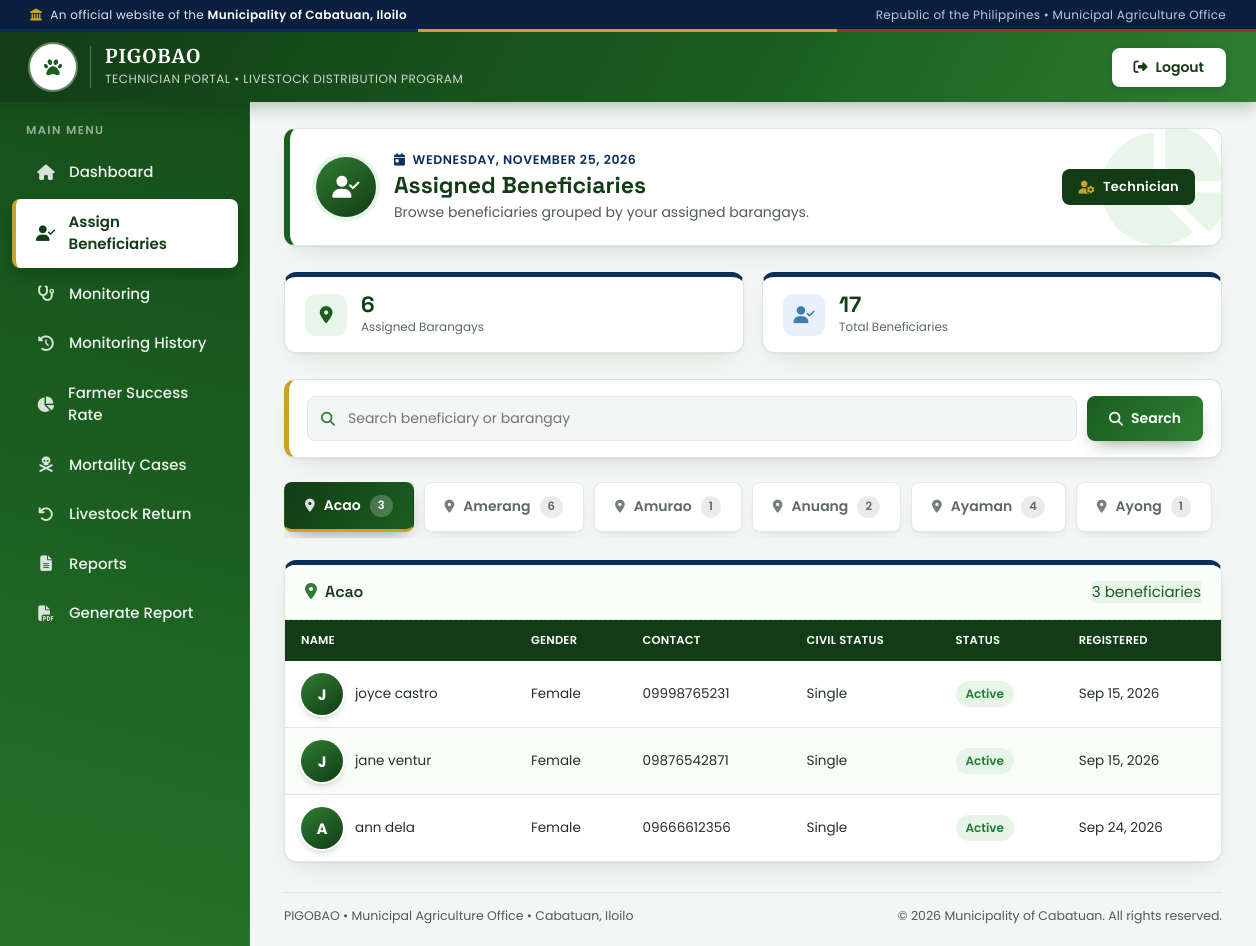
The app's page /assign_beneficiaries.php (signed in) with its own data.
### tables this page shows
CREATE TABLE `barangays` (
  `barangay_id` int(10) UNSIGNED NOT NULL,
  `barangay_name` varchar(100) NOT NULL
);

CREATE TABLE `beneficiaries` (
  `beneficiary_id` int(10) UNSIGNED NOT NULL,
  `firstname` varchar(50) NOT NULL,
  `middlename` varchar(50) DEFAULT NULL,
  `lastname` varchar(50) NOT NULL,
  `extension_name` varchar(10) DEFAULT NULL,
  `gender` enum('Male','Female') NOT NULL,
  `barangay_id` int(10) UNSIGNED NOT NULL,
  `contact` varchar(50) DEFAULT NULL,
  `civil_status` enum('Single','Married','Widowed','Separated') DEFAULT NULL,
  `birthdate` date DEFAULT NULL,
  `photo` varchar(255) DEFAULT NULL,
  `registered_at` timestamp NOT NULL DEFAULT current_timestamp(),
  `status` enum('active','inactive') NOT NULL DEFAULT 'active'
);

### assign_beneficiaries.php (the view, shortened to what this page needs)
<?php
require '../db.php';
if (!function_exists('pg_farmer_photo_col')) {
    function pg_farmer_photo_col(mysqli $conn): ?string {
        static $col = false;
        if ($col !== false) return $col;
        $col = null; $cols = [];
        if ($res = $conn->query("SHOW COLUMNS FROM beneficiaries")) {
            while ($r = $res->fetch_assoc()) $cols[strtolower($r['Field'])] = $r['Field'];
        }
        $candidates = ['photo','picture','profile_picture','profile_pic','profile_photo','profile_image',
                       'image','img','avatar','farmer_photo','farmer_image','farmer_picture','pic',
                       'photo_path','image_path','picture_path'];
        foreach ($candidates as $c) {
            if (isset($cols[$c])) { $col = $cols[$c]; break; }
        }
        return $col;
    }
}
if (!function_exists('pg_farmer_photo_url')) {
    function pg_farmer_photo_url($file): ?string {
        $file = trim((string)$file);
        $base  = basename($file);
        $tries = [];
        foreach (['../uploads/','../uploads/beneficiaries/','../uploads/farmers/','../uploads/profiles/','../uploads/profile/','uploads/'] as $d) {
            $tries[] = $d . $base;
        }
        return '../uploads/' . $base;
    }
}
if (!function_exists('pg_farmer_avatar')) {
    function pg_farmer_avatar($photo, string $name, string $extraClass = ''): string {
        $initial = mb_strtoupper(mb_substr(trim($name), 0, 1)) ?: '?';
        $url  = pg_farmer_photo_url($photo);
        $html = '<span class="farmer-avatar ' . htmlspecialchars($extraClass) . '">';
        $html .= '<span class="fa-init">' . htmlspecialchars($initial) . '</span>';
        if ($url) {
            $html .= '<img src="' . htmlspecialchars($url) . '" alt="' . htmlspecialchars($name) . '" loading="lazy" onerror="this.remove()">';
        }
        return $html . '</span>';
    }
}
$farmerPhotoCol = pg_farmer_photo_col($conn);
$tech_id = $_SESSION['technician_id'];
$search = "";
$sql = "
    SELECT br.barangay_id, br.barangay_name
    FROM technician_barangay tb
    JOIN barangays br ON tb.barangay_id=br.barangay_id
    WHERE tb.technician_id=?
";
$stmt = $conn->prepare($sql);
$stmt->bind_param("i",$tech_id);
$stmt->execute();
$barangays = $stmt->get_result();
$barangayList = [];
while($row = $barangays->fetch_assoc()){
    $barangayList[] = $row;
}
$like = "%".$search."%";
$barangayCounts = [];
$totalBeneficiaries = 0;
foreach($barangayList as $br){
    $cntStmt = $conn->prepare("
        SELECT COUNT(*) AS cnt
        FROM beneficiaries
        WHERE barangay_id=?
        AND (firstname LIKE ? OR lastname LIKE ? OR ?='')
    ");
    $cntStmt->bind_param("isss", $br['barangay_id'], $like, $like, $search);
    $cntStmt->execute();
    $cnt = (int)($cntStmt->get_result()->fetch_assoc()['cnt'] ?? 0);
    $barangayCounts[$br['barangay_id']] = $cnt;
    $totalBeneficiaries += $cnt;
}
$totalBarangays = count($barangayList);
?>
<!DOCTYPE html>
<html lang="en">
<head>
<link href="https://cdnjs.cloudflare.com/ajax/libs/font-awesome/6.4.0/css/all.min.css" rel="stylesheet">
<link href="https://cdn.jsdelivr.net/npm/bootstrap@5.3.0/dist/css/bootstrap.min.css" rel="stylesheet">
</head>
<body>
<div class="gov-strip">
    <div class="left">
        <i class="fas fa-landmark"></i>
        <span>An official website of the <strong>Municipality of Cabatuan, Iloilo</strong></span>
    </div>
    <div class="right">Republic of the Philippines &bull; Municipal Agriculture Office</div>
</div>
<header>
    <div class="brand">
        <div class="seal">
        </div>
        <div class="titles">
            <h1>PIGOBAO</h1>
            <small>Technician Portal &bull; Livestock Distribution Program</small>
        </div>
    </div>
    <a href="../tech_logout.php" class="logout"><i class="fas fa-right-from-bracket"></i> Logout</a>
</header>
<div class="sidebar">
    <div class="menu-title">Main Menu</div>
    <a href="../technician_dashboard.php"><i class="fas fa-home"></i> Dashboard</a>
    <a href="assign_beneficiaries.php" class="active"><i class="fas fa-user-check"></i> Assign Beneficiaries</a>
    <a href="monitoring.php"><i class="fas fa-stethoscope"></i> Monitoring</a>
    <a href="monitoring_history.php"><i class="fas fa-history"></i> Monitoring History</a>
    <a href="farmer_success_rate.php"><i class="fas fa-chart-pie"></i> Farmer Success Rate</a>
    <a href="mortality_cases.php"><i class="fas fa-skull-crossbones"></i> Mortality Cases</a>
    <a href="livestock_return.php"><i class="fas fa-undo"></i> Livestock Return</a>
    <a href="tech_reports.php"><i class="fas fa-file-alt"></i> Reports</a>
    <a href="generate_report.php" ><i class="fas fa-file-pdf"></i> Generate Report</a>
</div>
<div class="main-content">
    <div class="page-card">
        <div class="page-icon"><i class="fas fa-user-check"></i></div>
        <div class="page-info">
            <div class="page-date"><i class="fas fa-calendar-day"></i> <?= date('l, F j, Y') ?></div>
            <h2>Assigned Beneficiaries</h2>
            <p>Browse beneficiaries grouped by your assigned barangays.</p>
        </div>
        <span class="role-pill"><i class="fas fa-user-gear"></i> Technician</span>
    </div>
    <div class="stat-row">
        <div class="stat-card">
            <div class="icon"><i class="fas fa-map-marker-alt"></i></div>
            <div>
                <div class="num"><?= $totalBarangays ?></div>
                <div class="label">Assigned Barangays</div>
            </div>
        </div>
        <div class="stat-card beneficiaries">
            <div class="icon"><i class="fas fa-user-check"></i></div>
            <div>
                <div class="num"><?= $totalBeneficiaries ?></div>
                <div class="label">Total Beneficiaries<?= $search !== '' ? ' (filtered)' : '' ?></div>
            </div>
        </div>
    </div>
    <div class="search-card">
        <form method="GET">
            <div class="input-wrap">
                <i class="fas fa-search"></i>
                <input type="text" name="search" placeholder="Search beneficiary or barangay" value="<?= htmlspecialchars($search) ?>">
            </div>
            <button type="submit"><i class="fas fa-search"></i> Search</button>
        </form>
    </div>
    <?php if(count($barangayList) === 0): ?>
        <div class="barangay-panel active">
            <div class="panel-head"><h3>No barangays assigned</h3></div>
            <table class="beneficiary-table"><tbody><tr><td class="empty-row">You currently have no assigned barangays.</td></tr></tbody></table>
        </div>
    <?php else: ?>
    <div class="barangay-tabs">
        <?php foreach($barangayList as $i => $br): ?>
            <button type="button" class="barangay-tab <?= $i === 0 ? 'active' : '' ?>" data-target="panel-<?= $br['barangay_id'] ?>" onclick="showBarangay('<?= $br['barangay_id'] ?>', this)">
                <i class="fas fa-map-marker-alt"></i> <?= htmlspecialchars($br['barangay_name']) ?>
                <span class="count-badge"><?= $barangayCounts[$br['barangay_id']] ?? 0 ?></span>
            </button>
        <?php endforeach; ?>
    </div>
    <?php foreach($barangayList as $i => $br): ?>
        <div class="barangay-panel <?= $i === 0 ? 'active' : '' ?>" id="panel-<?= $br['barangay_id'] ?>">
            <div class="panel-head">
                <h3><i class="fas fa-map-marker-alt" style="color:var(--pg-forest-600);margin-right:8px;"></i><?= htmlspecialchars($br['barangay_name']) ?></h3>
                <span class="count-badge" style="background:var(--pg-forest-100);color:var(--pg-forest-800);"><?= $barangayCounts[$br['barangay_id']] ?? 0 ?> beneficiaries</span>
            </div>
            <table class="beneficiary-table">
                <thead>
                    <tr>
                        <th>Name</th>
                        <th>Gender</th>
                        <th>Contact</th>
                        <th>Civil Status</th>
                        <th>Status</th>
                        <th>Registered</th>
                    </tr>
                </thead>
                <tbody>
                    <?php
                    $sqlB = "
                        SELECT * FROM beneficiaries
                        WHERE barangay_id=?
                        AND (firstname LIKE ? OR lastname LIKE ? OR ?='')
                    ";
                    $stmtB = $conn->prepare($sqlB);
                    $stmtB->bind_param("isss",$br['barangay_id'],$like,$like,$search);
                    $stmtB->execute();
                    $beneficiaries = $stmtB->get_result();
                    if($beneficiaries->num_rows>0):
                        while($b = $beneficiaries->fetch_assoc()):
                    ?>
                            <tr>
                                <td>
                                    <?php $bFull = trim($b['firstname'].' '.$b['lastname']); ?>
                                    <div class="farmer-cell">
                                        <?= pg_farmer_avatar($farmerPhotoCol ? ($b[$farmerPhotoCol] ?? null) : null, $bFull) ?>
                                        <div><?= htmlspecialchars($bFull) ?></div>
                                    </div>
                                </td>
                                <td><?= htmlspecialchars($b['gender']) ?></td>
                                <td><?= htmlspecialchars($b['contact'] ?: '—') ?></td>
                                <td><?= htmlspecialchars($b['civil_status'] ?: '—') ?></td>
                                <td>
                                    <span style="display:inline-flex;align-items:center;padding:4px 10px;border-radius:999px;font-size:12px;font-weight:600;
                                    <?= ($b['status'] ?? 'active') === 'active' ? 'background:#e6f5e8;color:#1e7e34;' : 'background:#eef1ef;color:#5d6b60;' ?>">
                                        <?= htmlspecialchars(ucfirst($b['status'] ?? 'active')) ?>
                                    </span>
                                </td>
                                <td><?= !empty($b['registered_at']) ? htmlspecialchars(date('M j, Y', strtotime($b['registered_at']))) : '—' ?></td>
                            </tr>
                    <?php endwhile; else: ?>
                            <tr><td class="empty-row" colspan="6">No beneficiaries found</td></tr>
                    <?php endif; ?>
                </tbody>
            </table>
        </div>
    <?php endforeach; ?>
    <?php endif; ?>
    <div class="gov-footer">
        <div class="inner">
            <span>PIGOBAO &bull; Municipal Agriculture Office &bull; Cabatuan, Iloilo</span>
            <span>&copy; <?=date('Y')?> Municipality of Cabatuan. All rights reserved.</span>
        </div>
    </div>
</div>
</body>
</html>

### records on screen
barangays: barangay_name "Acao", barangay_id "3"
barangays: barangay_name "Amerang", barangay_id "6"
barangays: barangay_name "Amurao", barangay_id "1"
barangays: barangay_name "Anuang", barangay_id "2"
barangays: barangay_name "Ayaman", barangay_id "4"
barangays: barangay_name "Ayong", barangay_id "1"
beneficiaries: initial "J", bFull "joyce castro", gender "Female", contact "09998765231", civil_status "Single", status "Active", registered_at "Sep 15, 2026"
beneficiaries: initial "J", bFull "jane ventur", gender "Female", contact "09876542871", civil_status "Single", status "Active", registered_at "Sep 15, 2026"
beneficiaries: initial "A", bFull "ann dela", gender "Female", contact "09666612356", civil_status "Single", status "Active", registered_at "Sep 24, 2026"

### other values on screen
$totalBarangays "6"
$totalBeneficiaries "17"
